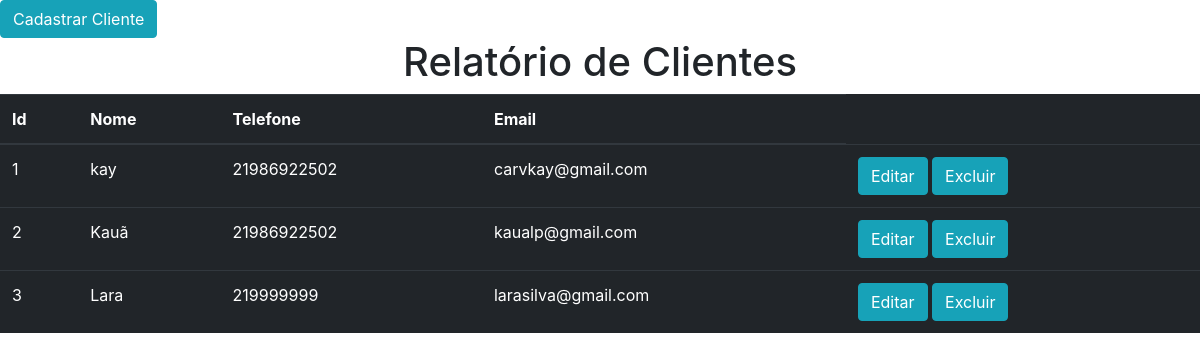
Before: /cliente/ with the older database file.
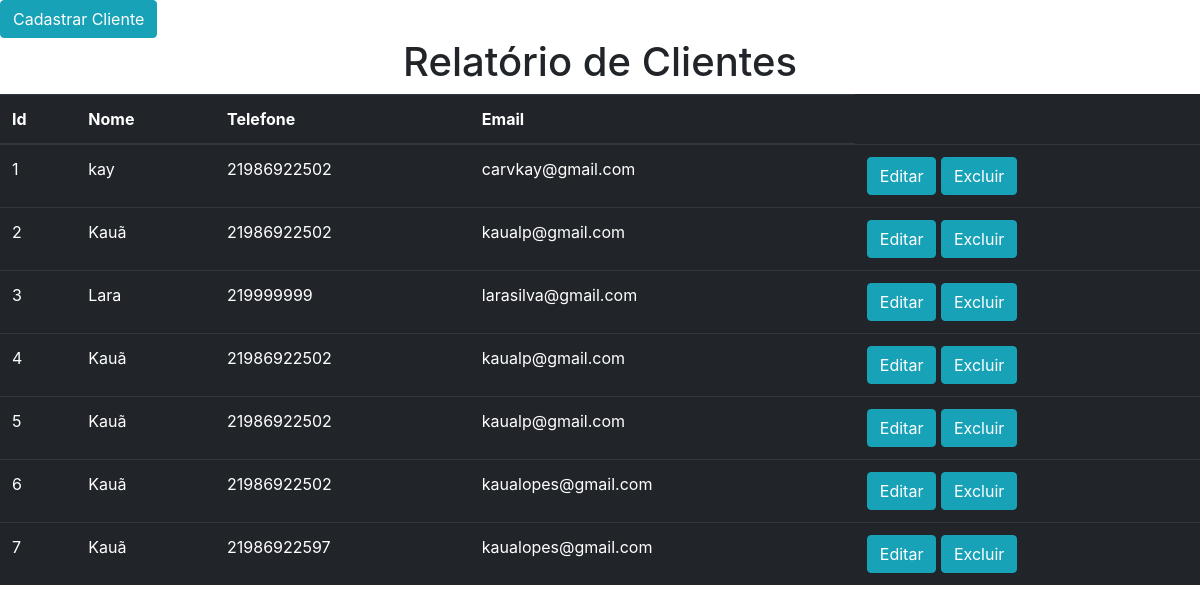
After: the same page with the newer database file.
### cliente/models.py (models this page shows, shortened)
class Cliente(models.Model):
    nome = models.CharField(max_length=60)
    telefone = models.CharField(max_length=15)
    email = models.CharField(max_length=60)
    senha = models.CharField(max_length=100)

### cliente/views.py (the view)
# urls.py: path('', fcliente),
def fcliente(request):
    clientes = Cliente.objects.all()
    return render(request, "rel_cliente.html",{"clientes":clientes})

### cliente/templates/rel_cliente.html (shortened to what this page needs)
<!DOCTYPE html>
<html lang="pt-br">
  <head>
    <link rel="stylesheet" href="https://stackpath.bootstrapcdn.com/bootstrap/4.1.3/css/bootstrap.min.css">
  </head>
  <body>
    <a href="{% url 'Fcadcliente' %}"><button type="button" class="btn btn-info">Cadastrar Cliente</button></a>
    <h1 class="text-center">Relatório de Clientes</h1>
    <table class="table table-dark">
        <thead>
          <tr>
            <th scope="col">Id</th>
            <th scope="col">Nome</th>
            <th scope="col">Telefone</th>
            <th scope="col">Email</th>
          </tr>
        </thead>
        <tbody>
        {% for cliente in clientes %}
          <tr>
            <td>{{cliente.id}}</td>
            <td>{{cliente.nome}}</td>
            <td>{{cliente.telefone}}</td>
            <td>{{cliente.email}}</td>
            <td>
               <a href="{% url 'exibir_cli' cliente.id %}"><button type="button" class="btn btn-info">Editar</button></a>
              <a href="{% url 'excluir_cli' cliente.id %}"><button type="button" class="btn btn-info">Excluir</button></a>
            </td>
          </tr>
        {% endfor %}
        </tbody>
    </table>
  </body>
</html>

Changed rows visible on the page:
added Cliente: id "4", nome "Kauã", telefone "21986922502", email "kaualp@gmail.com"
added Cliente: id "5", nome "Kauã", telefone "21986922502", email "kaualp@gmail.com"
added Cliente: id "6", nome "Kauã", telefone "21986922502", email "kaualopes@gmail.com"
added Cliente: id "7", nome "Kauã", telefone "21986922597", email "kaualopes@gmail.com"
